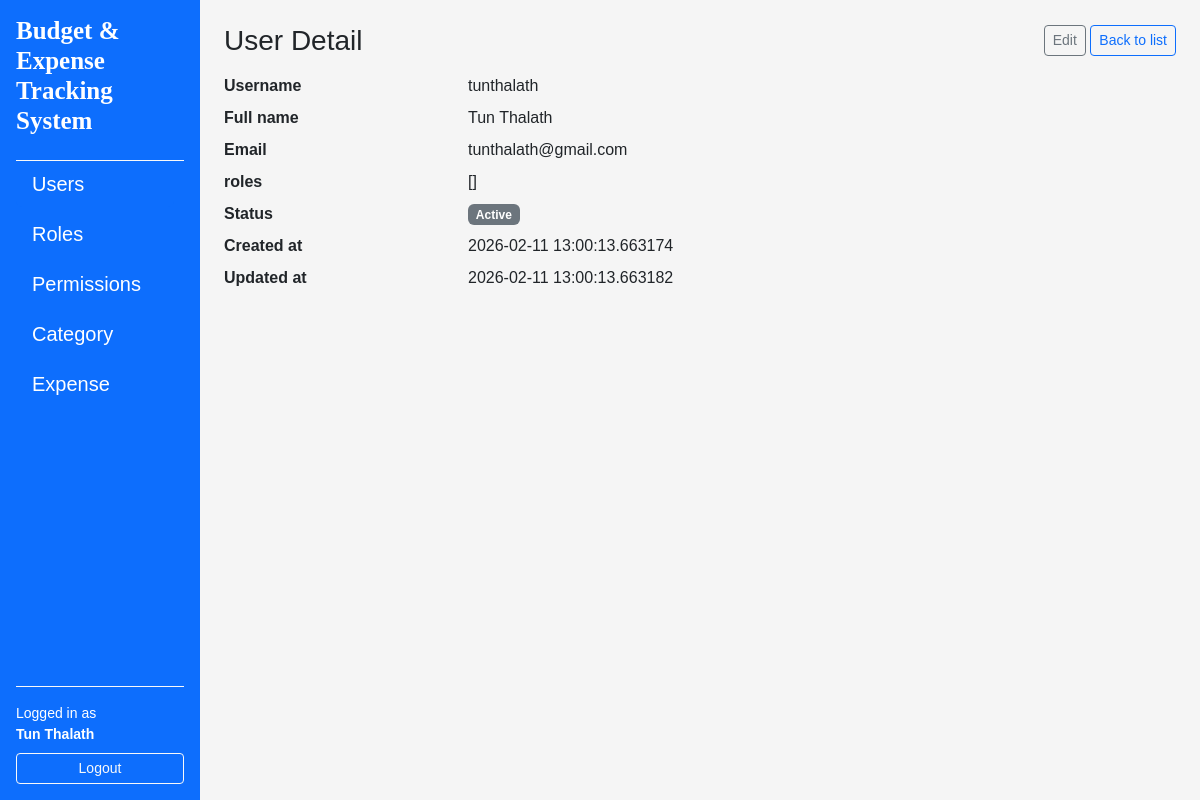
/users/1 (signed in), run on an earlier commit of the app's database.
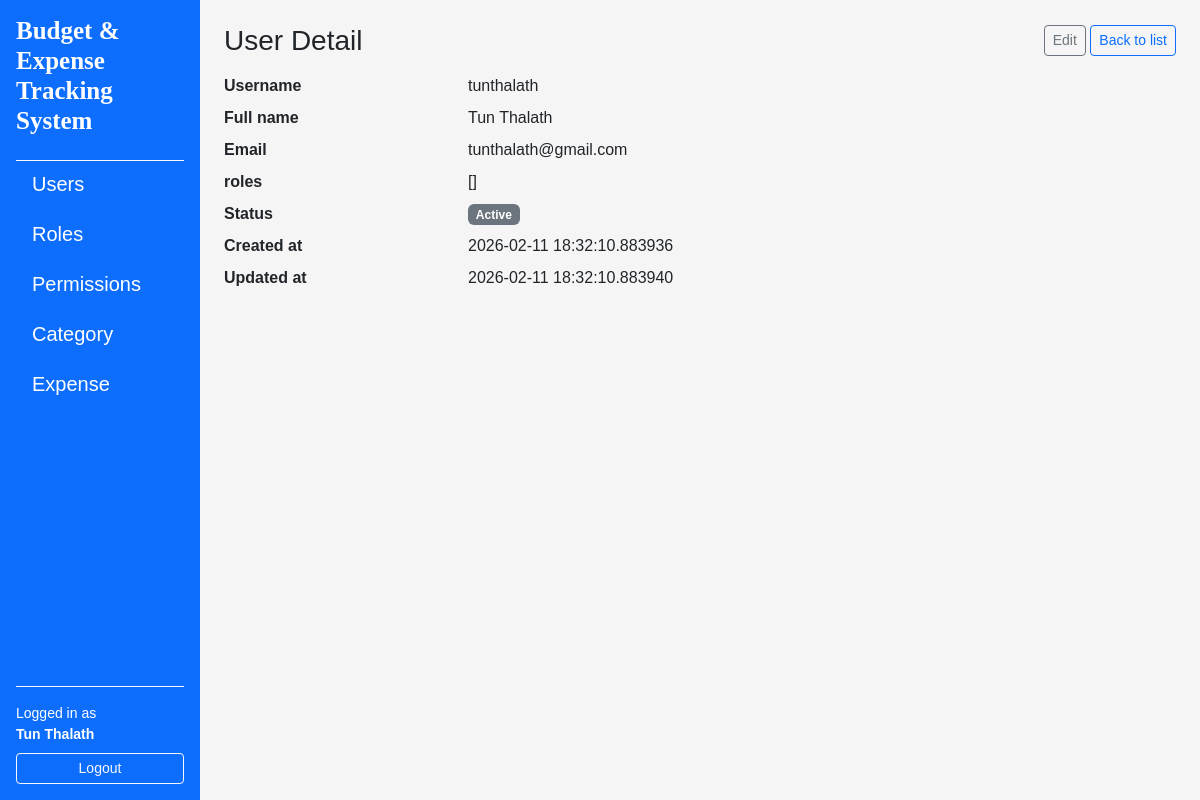
And on a later commit of the database.
### app/models/user.py (models this page shows, shortened)
class User(UserMixin, db.Model):
    __tablename__ = "users"
    id = db.Column(db.Integer, primary_key=True)
    username = db.Column(db.String(80), unique=True, nullable=False)
    email = db.Column(db.String(120), unique=True, nullable=False)
    full_name = db.Column(db.String(120), nullable=False)
    is_active = db.Column(db.Boolean, default=True, nullable=False)
    password_hash = db.Column(db.String(255), nullable=False)
    created_at = db.Column(db.DateTime, default=datetime.utcnow, nullable=False)
    updated_at = db.Column(db.DateTime, default=datetime.utcnow, onupdate=datetime.utcnow, nullable=False)
    roles = db.relationship("Role", secondary=user_roles, back_populates="users")

### app/routes/user_routes.py (the view)
@user_bp.route("/<int:user_id>")
@login_required
def detail(user_id: int):
    user = UserService.get_by_id(user_id)
    if user is None:
        abort(404)
    return render_template("users/detail.html", user=user)

### app/services/user_services.py (called while the page is built)
    @staticmethod
    def get_by_id(user_id: int) -> Optional[User]:
        return User.query.get(user_id)

### app/templates/users/detail.html (shortened to what this page needs)
{% extends "layouts/base.html" %}
{% block content %}
<div class="d-flex justify-content-between align-items-center mb-3">
    <h1 class="h3 mb-0">User Detail</h1>
    <div>
        <a href="{{ url_for('users.edit', user_id=user.id) }}"
           class="btn btn-sm btn-outline-secondary">Edit</a>
        <a href="{{ url_for('users.index') }}"
           class="btn btn-sm btn-outline-primary">Back to list</a>
    </div>
</div>
<dl class="row">
    <dt class="col-sm-3">Username</dt>
    <dd class="col-sm-9">{{ user.username }}</dd>
    <dt class="col-sm-3">Full name</dt>
    <dd class="col-sm-9">{{ user.full_name }}</dd>
    <dt class="col-sm-3">Email</dt>
    <dd class="col-sm-9">{{ user.email }}</dd>
    <dt class="col-sm-3">roles</dt>
    <dd class="col-sm-9">{{ user.roles }}</dd>
    <dt class="col-sm-3">Status</dt>
    <dd class="col-sm-9">
        {% if user.is_active %}
        <span class="badge text-bg-secondary">Active</span>
        {% else %}
        <span class="badge text-bg-secondary">Inactive</span>
        {% endif %}
    </dd>
    <dt class="col-sm-3">Created at</dt>
    <dd class="col-sm-9">{{ user.created_at }}</dd>
    <dt class="col-sm-3">Updated at</dt>
    <dd class="col-sm-9">{{ user.updated_at }}</dd>
</dl>
{% endblock %}

### app/templates/layouts/base.html (shortened to what this page needs)
<!doctype html>
<html lang="en">
    <head>
        <link href="https://cdn.jsdelivr.net/npm/bootstrap@5.3.8/dist/css/bootstrap.min.css" rel="stylesheet" />
        <link rel="stylesheet" href="https://cdnjs.cloudflare.com/ajax/libs/font-awesome/4.7.0/css/font-awesome.min.css">
        <link rel="stylesheet" href="{{ url_for('static', filename='css/style.css') }} " />
    </head>
    <body>
        <div class="container-fluid">
            <div class="row min-vh-100">
                {% if current_user.is_authenticated %}
                <nav class="col-12 col-md-3 col-lg-2 bg-primary text-white d-flex flex-column p-3">
                    <h5 class="mb-4 title">Budget & Expense Tracking System</h5>
                    <div class="flex-grow-1 overflow-auto border-top border-light">
                        <ul class="nav nav-pills flex-column gap-1">
                            <li class="nav-item">
                                <a href="{{ url_for('users.index') }}"
                                class="nav-link text-white {% if request.blueprint == 'users' %}active{% endif %}">
                                    Users
                                </a>
                            </li>
                            <li class="nav-item">
                                <a href="{{ url_for('roles.index') }}"
                                class="nav-link text-white {% if request.blueprint == 'roles' %}active{% endif %}">
                                    Roles
                                </a>
                            </li>
                            <li class="nav-item">
                                <a href="{{ url_for('permissions.index') }}"
                                class="nav-link text-white {% if request.blueprint == 'permissions' %}active{% endif %}">
                                    Permissions
                                </a>
                            </li>
                            <li class="nav-item">
                                <a href="{{ url_for('categories.index') }}"
                                class="nav-link text-white {% if request.blueprint == 'categories' %}active{% endif %}">
                                    Category
                                </a>
                            </li>
                            <li class="nav-item">
                                <a href="{{ url_for('expenses.index') }}"
                                class="nav-link text-white {% if request.blueprint == 'expenses' %}active{% endif %}">
                                    Expense
                                </a>
                            </li>
                        </ul>
                    </div>
                    <div class="mt-auto pt-3 border-top border-light">
                        {% if current_user.is_authenticated %}
                            <div class="small mb-2">
                                Logged in as<br>
                                <strong>{{ current_user.full_name }}</strong>
                            </div>
                            <a href="{{ url_for('auth.logout') }}"
                            class="btn btn-outline-light btn-sm w-100">
                                Logout
                            </a>
                        {% else %}
                            <a href="{{ url_for('auth.login') }}"
                            class="btn btn-outline-light btn-sm w-100">
                                Login
                            </a>
                        {% endif %}
                    </div>
                </nav>
                {% endif %}
                <main class="col-12 col-md-9 col-lg-10 p-4">
                    {% block content %}{% endblock %}
                </main>
            </div>
        </div>
    </body>
</html>

What changed in the data, as far as the page shows it:
changed User "tunthalath": created_at "2026-02-11 13:00:13.663174" → "2026-02-11 18:32:10.883936"; updated_at "2026-02-11 13:00:13.663182" → "2026-02-11 18:32:10.883940"
